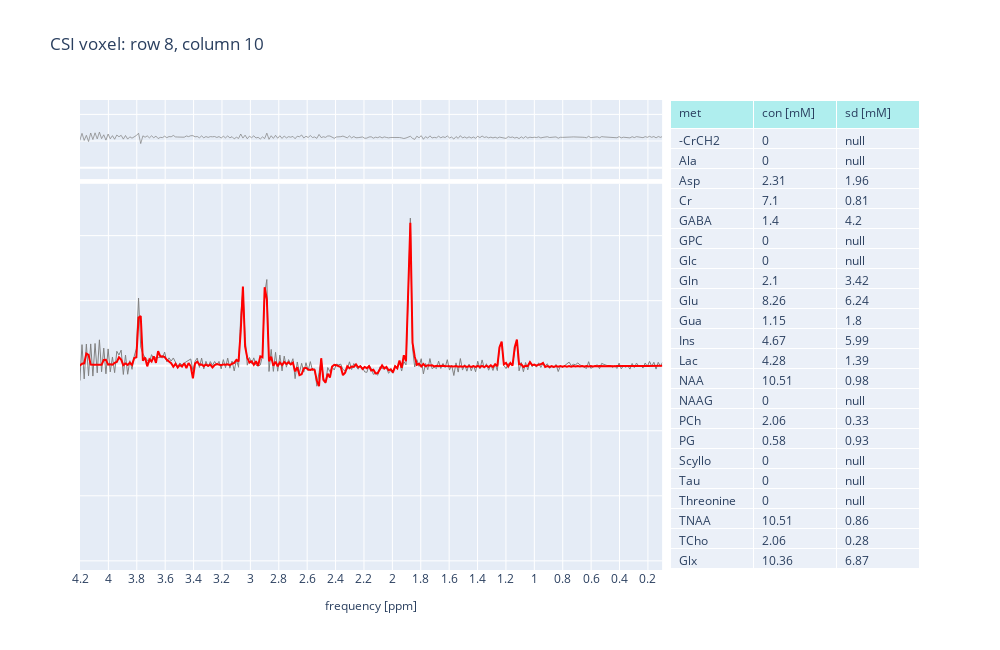

Source (notebook cell):
### Code cell
vox_num = 20

df = pd.DataFrame(results_2d[vox_num][0]['metabolite_fits'])    
df = df.transpose()
df.reset_index(inplace=True)

df.sd = df.apply(lambda x: round(float(x.sd)*float(x.concentration)/100,2),axis=1)
df.concentration = df.apply(lambda x: round(float(x.concentration),2),axis=1)
df.columns =  ['met', 'con [mM]', 'sd [mM]']


fits = results_2d[vox_num][0]['plots']
data = fits['data']
fit = fits['fit']
baseline = fits['baseline']



# x0 = fit.frequency_axis_ppm()[0]
# x1 = fit.frequency_axis_ppm()[-1]
# ppm = np.linspace(x0,x1,data)
# 15.66711957443199

print(len(data))
ppm = np.linspace(15.66711957443199-3.15,-3.15,len(data))

d = {'ppm': ppm, 
     'data': data,
     'fit': fit,
     'baseline': baseline
    }

d['residue'] = d['data'] - d['fit'] - d['baseline'] + np.max(d['data'])*1
# df = pd.DataFrame(d)
# df.head()
# # # # pd.options.plotting.backend = "matplotlib"
# df.plot(x='ppm')
# plt.xlim([6,0])
# plt.legend()





s1 = 2
s2 = 2
fig = make_subplots(rows=s1, cols=s2,  shared_xaxes=True, shared_yaxes=True, 
                    vertical_spacing=0.01,
                    horizontal_spacing=0.01,
#                     column_widths=[0.6, 0.4],
                    row_heights=[0.17, 0.83],
   
                    column_widths=[0.7, 0.3],
                    specs=[
                           [{"type": "scatter"}, {"type": "table", "rowspan": 2}],
                           [{"type": "scatter"},   None            ]
                          ]
#                 specs=[[{}   , {}], 
#                        [{} , None]] 
            )

fig.add_trace(go.Scatter(x=ppm, y=np.real(d['data']-d['baseline']),name='data',opacity=1,line=dict(width=1, color='gray')),row=2,col=1)
# fig.add_trace(go.Scatter(x=ppm, y=np.real(d['baseline']),name='baseline',opacity=1,line=dict(width=1, color='mediumspringgreen')),row=2,col=1)
fig.add_trace(go.Scatter(x=ppm, y=np.real(d['fit']),name='fit',opacity=1, line=dict(width=2, color='red')),row=2,col=1)
fig.add_trace(go.Scatter(x=ppm, y=np.real(d['residue']),name='residue',opacity=1,line=dict(width=0.7, color='gray')),row=1,col=1)

fig.add_trace(go.Table(
                        header=dict(values=list(df.columns),
                                    fill_color='paleturquoise',
                                    align='left'),
    
                       cells=dict(
                                    values=[df[k].tolist() for k in df.columns],
                                    align = "left")
                        ),
              row=1,col=2)





fig.update_layout(
                    height=650, width=1000,
                  title_text=f"CSI voxel: row {results_2d[vox_num][1]['row']}, column {results_2d[vox_num][1]['col']}",
                legend=None,showlegend=False)
fig.update_yaxes(showticklabels=False)        
fig.update_xaxes(row=2,range=[4.2, 0.1], 
                 tickmode='linear',
                 dtick=0.2,
#                  tickangle = 40,
                 title_font = {"size": 12},
                 title_text='frequency [ppm]')
fig.update_xaxes(row=1,range=[4.2, 0.1], 
                 tickmode='linear',
                 dtick=0.2,
                )
#                  tickangle = 40,
#                  title_font = {"size": 12},
#                  title_text='frequency [ppm]')
#  fig.update_layout(
#             xaxis=dict(
#                 tickmode='linear',
#                 tick0=0.5,
#                 dtick=0.75
#             )
fig.show()






# fig2 = px.line(df.astype(np.float64), x = 'ppm', y = ['data','fit','baseline','residue'])
# fig2.update_layout(height=600, width=800,
#                   title_text="SV PRESS")
        
# fig2.update_xaxes(ticks='', range=[4, 0])
# fig2.show()

### Figure 1 — Plotly figure (JSON) as saved in the notebook; plotly's stock layout.template omitted (floating-point values rounded to 4 significant figures; data arrays with more than 128 entries replaced by an {"elided": "..."} marker saying what was removed)
{"data": [{"line": {"color": "gray", "width": 1}, "name": "data", "opacity": 1, "type": "scatter", "x": {"elided": "1024 float values"}, "xaxis": "x2", "y": {"elided": "1024 float values"}, "yaxis": "y2"}, {"line": {"color": "red", "width": 2}, "name": "fit", "opacity": 1, "type": "scatter", "x": {"elided": "1024 float values"}, "xaxis": "x2", "y": {"elided": "1024 float values"}, "yaxis": "y2"}, {"line": {"color": "gray", "width": 0.7}, "name": "residue", "opacity": 1, "type": "scatter", "x": {"elided": "1024 float values"}, "xaxis": "x", "y": {"elided": "1024 float values"}, "yaxis": "y"}, {"cells": {"align": "left", "values": [["-CrCH2", "Ala", "Asp", "Cr", "GABA", "GPC", "Glc", "Gln", "Glu", "Gua", "Ins", "Lac", "NAA", "NAAG", "PCh", "PG", "Scyllo", "Tau", "Threonine", "TNAA", "TCho", "Glx"], [0, 0, 2.31, 7.1, 1.4, 0, 0, 2.1, 8.26, 1.15, 4.67, 4.28, 10.51, 0, 2.06, 0.58, 0, 0, 0, 10.51, 2.06, 10.36], [null, null, 1.96, 0.81, 4.2, null, null, 3.42, 6.24, 1.8, 5.99, 1.39, 0.98, null, 0.33, 0.93, null, null, null, 0.86, 0.28, 6.87]]}, "domain": {"x": [0.703, 1], "y": [0, 1]}, "header": {"align": "left", "fill": {"color": "paleturquoise"}, "values": ["met", "con [mM]", "sd [mM]"]}, "type": "table"}], "layout": {"height": 650, "legend": {}, "showlegend": false, "title": {"text": "CSI voxel: row 8, column 10"}, "width": 1000, "xaxis": {"anchor": "y", "domain": [0, 0.693], "dtick": 0.2, "matches": "x2", "range": [4.2, 0.1], "showticklabels": false, "tickmode": "linear", "type": "linear"}, "xaxis2": {"anchor": "y2", "domain": [0, 0.693], "dtick": 0.2, "range": [4.2, 0.1], "tickmode": "linear", "title": {"font": {"size": 12}, "text": "frequency [ppm]"}, "type": "linear"}, "yaxis": {"anchor": "x", "autorange": true, "domain": [0.8317, 1], "range": [-430.3, 2540.0], "showticklabels": false, "type": "linear"}, "yaxis2": {"anchor": "x2", "autorange": true, "domain": [0, 0.8217], "range": [-1570.0, 1398.0], "showticklabels": false, "type": "linear"}}}
